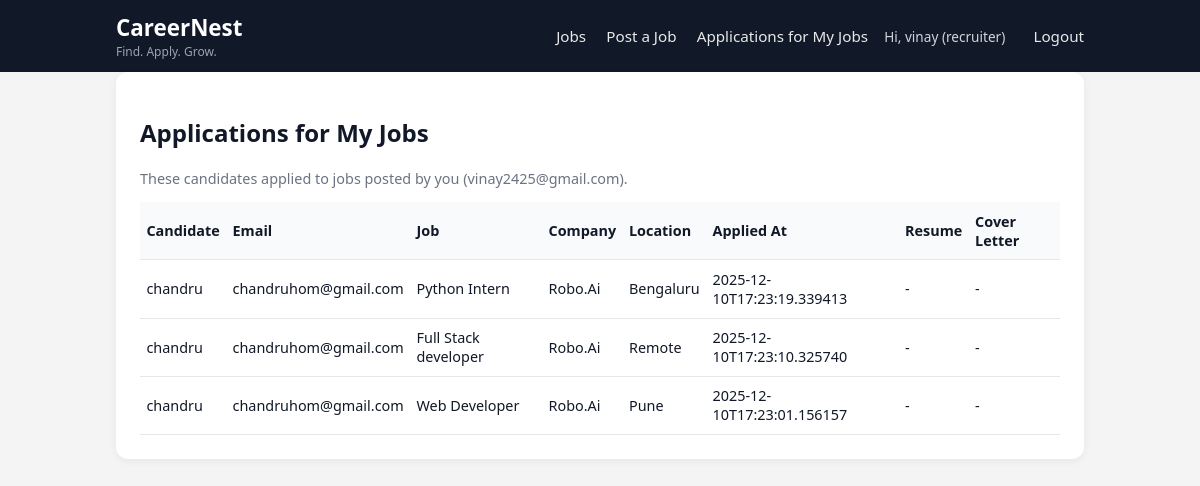
Page /recruiter/applications (signed in) on the committed database.
### tables this page shows
CREATE TABLE users (
            id INTEGER PRIMARY KEY AUTOINCREMENT,
            name TEXT NOT NULL,
            email TEXT NOT NULL UNIQUE,
            password_hash TEXT NOT NULL,
            role TEXT NOT NULL CHECK (role IN ('candidate', 'recruiter', 'admin'))
        );

CREATE TABLE applications (
            id INTEGER PRIMARY KEY AUTOINCREMENT,
            job_id INTEGER NOT NULL,
            name TEXT NOT NULL,
            email TEXT NOT NULL,
            resume_url TEXT,
            cover_letter TEXT,
            applied_at TEXT NOT NULL,
            FOREIGN KEY (job_id) REFERENCES jobs(id) ON DELETE CASCADE
        );

CREATE TABLE jobs (
            id INTEGER PRIMARY KEY AUTOINCREMENT,
            title TEXT NOT NULL,
            company TEXT NOT NULL,
            location TEXT,
            job_type TEXT,
            salary TEXT,
            description TEXT,
            created_at TEXT NOT NULL,
            posted_by_user_id INTEGER,
            FOREIGN KEY (posted_by_user_id) REFERENCES users(id)
        );

### app.py (the view)
        def wrapped_view(*args, **kwargs):
            if g.user is None:
                return redirect(url_for("login", next=request.path))
            if roles and g.user["role"] not in roles:
                return redirect(url_for("index"))
            return view(*args, **kwargs)

### app.py (called while the page is built)
def get_user_by_id(user_id):
    if not user_id:
        return None
    conn = get_db()
    user = conn.execute("SELECT * FROM users WHERE id = ?", (user_id,)).fetchone()
    conn.close()
    return user

@app.before_request
def load_logged_in_user():
    user_id = session.get("user_id")
    g.user = get_user_by_id(user_id) if user_id else None

def login_required(roles=None):
    def decorator(view):
        def wrapped_view(*args, **kwargs):
            if g.user is None:
                return redirect(url_for("login", next=request.path))
            if roles and g.user["role"] not in roles:
                return redirect(url_for("index"))
            return view(*args, **kwargs)
        wrapped_view.__name__ = view.__name__
        return wrapped_view
    return decorator

@app.route("/recruiter/applications")
@login_required(roles=["recruiter", "admin"])
def recruiter_applications():
    conn = get_db()
    rows = conn.execute("""
        SELECT a.id AS app_id, a.name, a.email, a.resume_url, a.cover_letter,
               a.applied_at,
               j.title AS job_title, j.company, j.location
        FROM applications a
        JOIN jobs j ON a.job_id = j.id
        WHERE j.posted_by_user_id = ?
        ORDER BY a.applied_at DESC
    """, (g.user["id"],)).fetchall()
    conn.close()
    apps = [dict(r) for r in rows]
    return render_template("recruiter_applications.html", applications=apps)

### templates/Recruiter_applications.html (shortened to what this page needs)
{% extends "base.html" %}
{% block content %}
<section class="card">
  <h2>Applications for My Jobs</h2>
  <p class="muted">These candidates applied to jobs posted by you ({{ g.user.email }}).</p>
  {% if applications %}
    <div class="table-wrapper">
      <table>
        <thead>
        <tr>
          <th>Candidate</th>
          <th>Email</th>
          <th>Job</th>
          <th>Company</th>
          <th>Location</th>
          <th>Applied At</th>
          <th>Resume</th>
          <th>Cover Letter</th>
        </tr>
        </thead>
        <tbody>
        {% for a in applications %}
          <tr>
            <td>{{ a.name }}</td>
            <td>{{ a.email }}</td>
            <td>{{ a.job_title }}</td>
            <td>{{ a.company }}</td>
            <td>{{ a.location or '-' }}</td>
            <td>{{ a.applied_at }}</td>
            <td>
              {% if a.resume_url %}
                <a href="{{ a.resume_url }}" target="_blank">View</a>
              {% else %}
                -
              {% endif %}
            </td>
            <td style="max-width:260px;">{{ a.cover_letter or '-' }}</td>
          </tr>
        {% endfor %}
        </tbody>
      </table>
    </div>
  {% else %}
    <p class="muted">No one has applied to your jobs yet.</p>
  {% endif %}
</section>
{% endblock %}

### templates/base.html (shortened to what this page needs)
<!DOCTYPE html>
<html lang="en">
<head>
  <link rel="stylesheet" href="{{ url_for('static', filename='style.css') }}">
</head>
<body>
<header class="topbar">
  <div class="container topbar-inner">
    <div class="brand">
      <span class="logo">CareerNest</span>
      <span class="tagline">Find. Apply. Grow.</span>
    </div>
    <nav>
  <a href="{{ url_for('index') }}">Jobs</a>
  {% if g.user and g.user.role in ['recruiter', 'admin'] %}
    <a href="{{ url_for('post_job_page') }}">Post a Job</a>
    <a href="{{ url_for('recruiter_applications') }}">Applications for My Jobs</a>
  {% endif %}
  {% if g.user %}
    <span class="nav-user">Hi, {{ g.user.name }} ({{ g.user.role }})</span>
    <a href="{{ url_for('logout') }}">Logout</a>
  {% else %}
    <a href="{{ url_for('login') }}">Login</a>
    <a href="{{ url_for('register') }}">Register</a>
  {% endif %}
</nav>
  </div>
</header>
<main class="container">
  {% block content %}{% endblock %}
</main>
</body>
</html>

### static/style.css (style rules this page uses)
* { box-sizing: border-box; }
body { margin: 0; font-family: system-ui, -apple-system, BlinkMacSystemFont, "Segoe UI", sans-serif; background: #f4f4f5; color: #111827; }
a { text-decoration: none; color: inherit; }
.topbar { background: #111827; color: white; padding: 0.75rem 0; }
.container { width: 100%; max-width: 1000px; margin: 0 auto; padding: 0 1rem; }
.topbar-inner { display: flex; align-items: center; justify-content: space-between; }
.brand { display: flex; flex-direction: column; }
.logo { font-size: 1.4rem; font-weight: 700; }
.tagline { font-size: 0.75rem; color: #9ca3af; }
nav a { margin-left: 1rem; font-size: 0.95rem; opacity: 0.9; }
.nav-user { margin-left: 0.75rem; margin-right: 0.5rem; font-size: 0.85rem; color: #d1d5db; }
.card { background: white; border-radius: 12px; box-shadow: 0 2px 8px rgba(0,0,0,0.06); padding: 1.5rem; margin-bottom: 1.5rem; }
.muted { font-size: 0.9rem; color: #6b7280; }
.table-wrapper { overflow-x: auto; }
table { width: 100%; border-collapse: collapse; font-size: 0.9rem; }
th, td { border-bottom: 1px solid #e5e7eb; padding: 0.6rem 0.4rem; text-align: left; }
th { background: #f9fafb; }

### rows in the picture
users: user.name "vinay", user.role "recruiter", user.email "vinay2425@gmail.com"
applications: name "chandru", email "chandruhom@gmail.com", job_title "Python Intern", company "Robo.Ai", location "Bengaluru", applied_at "2025-12-10T17:23:19.339413", cover_letter "-"
applications: name "chandru", email "chandruhom@gmail.com", job_title "Full Stack developer", company "Robo.Ai", location "Remote", applied_at "2025-12-10T17:23:10.325740", cover_letter "-"
applications: name "chandru", email "chandruhom@gmail.com", job_title "Web Developer", company "Robo.Ai", location "Pune", applied_at "2025-12-10T17:23:01.156157", cover_letter "-"
